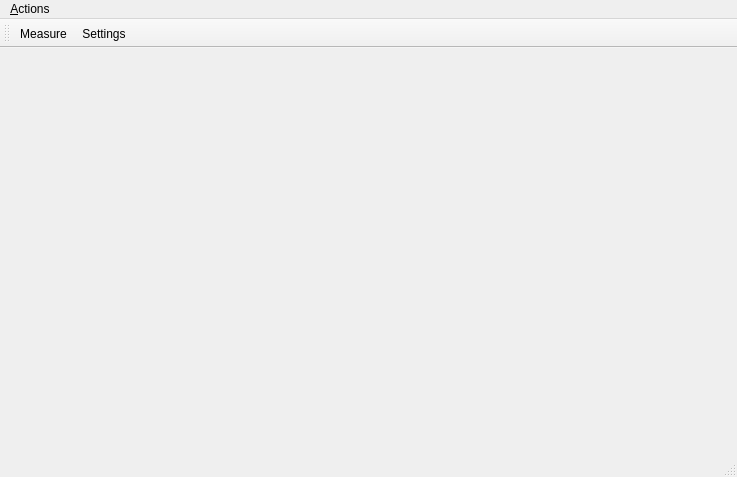
<?xml version="1.0" encoding="UTF-8"?>
<ui version="4.0">
 <class>MsrmntWindow</class>
 <widget class="QMainWindow" name="MsrmntWindow">
  <property name="geometry">
   <rect>
    <x>0</x>
    <y>0</y>
    <width>737</width>
    <height>477</height>
   </rect>
  </property>
  <property name="windowTitle">
   <string>MainWindow</string>
  </property>
  <widget class="QWidget" name="centralwidget"/>
  <widget class="QMenuBar" name="menubar">
   <property name="geometry">
    <rect>
     <x>0</x>
     <y>0</y>
     <width>737</width>
     <height>21</height>
    </rect>
   </property>
   <widget class="QMenu" name="menu_Actions">
    <property name="title">
     <string>&amp;Actions</string>
    </property>
   </widget>
   <addaction name="menu_Actions"/>
  </widget>
  <widget class="QStatusBar" name="statusbar"/>
  <widget class="QToolBar" name="toolBar">
   <property name="windowTitle">
    <string>toolBar</string>
   </property>
   <attribute name="toolBarArea">
    <enum>TopToolBarArea</enum>
   </attribute>
   <attribute name="toolBarBreak">
    <bool>false</bool>
   </attribute>
   <addaction name="actionMeasure"/>
   <addaction name="action_Settings"/>
  </widget>
  <action name="action_Measure">
   <property name="text">
    <string>&amp;Measure</string>
   </property>
  </action>
  <action name="actionMeasure">
   <property name="text">
    <string>Measure</string>
   </property>
  </action>
  <action name="action_Settings">
   <property name="text">
    <string>&amp;Settings</string>
   </property>
  </action>
 </widget>
 <resources/>
 <connections/>
</ui>
